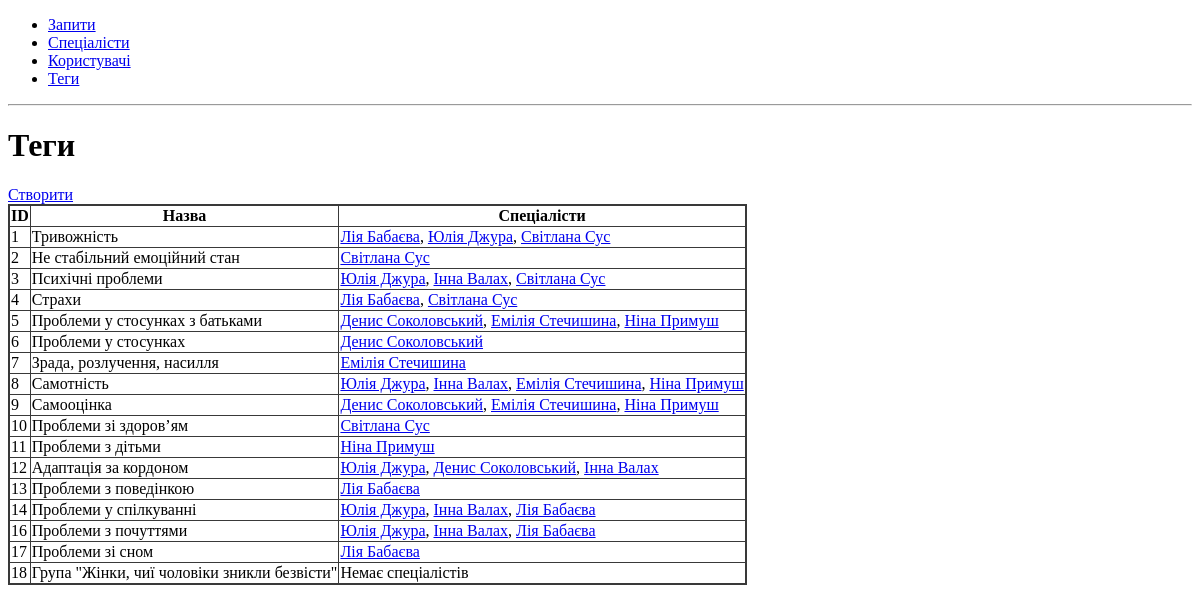
The app's page /tags/ with its own data.
### app/tags/models.py (models this page shows, shortened)
class Tag(db.Model):
    __tablename__ = "tag"
    id = db.Column(db.Integer, primary_key=True)
    name = db.Column(db.String(255), unique=True, nullable=False)
    specialists = db.relationship("Specialist", secondary="specialist_tag", back_populates="tags")

### app/specialists/models.py (models this page shows, shortened)
class Specialist(db.Model):
    __tablename__ = "specialist"
    id = db.Column(db.Integer, primary_key=True)
    name = db.Column(db.String(255), unique=True, nullable=False)
    description = db.Column(db.String(255))
    cv = db.Column(db.String(255))
    phone = db.Column(db.String(255))
    tags = db.relationship("Tag", secondary=specialist_tag, back_populates="specialists")
    telegram_username = db.Column(db.String(255))
    manychat_username = db.Column(db.String(255))
    cost = db.Column(db.Integer)
    manychat_img = db.Column(db.String(255))
    def __repr__(self) -> str:
        return f"{self.name}"

### app/tags/routes.py (the view)
@bp.route('/', methods=['GET', 'POST'])
def tags():
    return render_template('tags.html', tags=Tag.query.all())

### app/tags/templates/tags.html
{% extends 'base.html' %}
{% block content %}
<h1>Теги</h1>
<a href="{{ url_for('tags.new') }}">Створити</a>
{% include 'tags_table.html' %}
{% endblock %}

### app/tags/templates/tags_table.html
<table id="tags">
    <tr>
        <th>ID</th>
        <th>Назва</th>
        <th>Спеціалісти</th>
    </tr>
    {% for tag in tags %}
    <tr>
        <td>{{ tag.id }}</td>
        <td>{{ tag.name }}</td>
        <td>
            {% if tag.specialists %}
                {% for specialist in tag.specialists %}
                    <a href="{{ url_for('specialists.specialist_card', specialist_id=specialist.id) }}">{{ specialist }}</a>{% if not loop.last %}, {% endif %}
                {% endfor %}
            {% else %}
                Немає спеціалістів
            {% endif %}
        </td>
    </tr>
    {% endfor %}
</table>

### app/static/style.css (style rules this page uses)
table { border: 2px solid #393939; border-collapse: collapse; }
th, td { border: 0.5px solid #393939; }

### records on screen
Tag: id "1", name "Тривожність"
Specialist: name "Лія Бабаєва"
Specialist: name "Юлія Джура"
Specialist: name "Світлана Сус"
Tag: id "2", name "Не стабільний емоційний стан"
Tag: id "3", name "Психічні проблеми"
Specialist: name "Інна Валах"
Tag: id "4", name "Страхи"
Tag: id "5", name "Проблеми у стосунках з батьками"
Specialist: name "Денис Соколовський"
Specialist: name "Емілія Стечишина"
Specialist: name "Ніна Примуш"
Tag: id "6", name "Проблеми у стосунках"
Tag: id "7", name "Зрада, розлучення, насилля"
Tag: id "8", name "Самотність"
Tag: id "9", name "Самооцінка"
Tag: id "10", name "Проблеми зі здоровʼям"
Tag: id "11", name "Проблеми з дітьми"
Tag: id "12", name "Адаптація за кордоном"
Tag: id "13", name "Проблеми з поведінкою"
Tag: id "14", name "Проблеми у спілкуванні"
Tag: id "16", name "Проблеми з почуттями"
Tag: id "17", name "Проблеми зі сном"
Tag: id "18", name "Група \"Жінки, чиї чоловіки зникли безвісти\"", shows "Немає спеціалістів"
